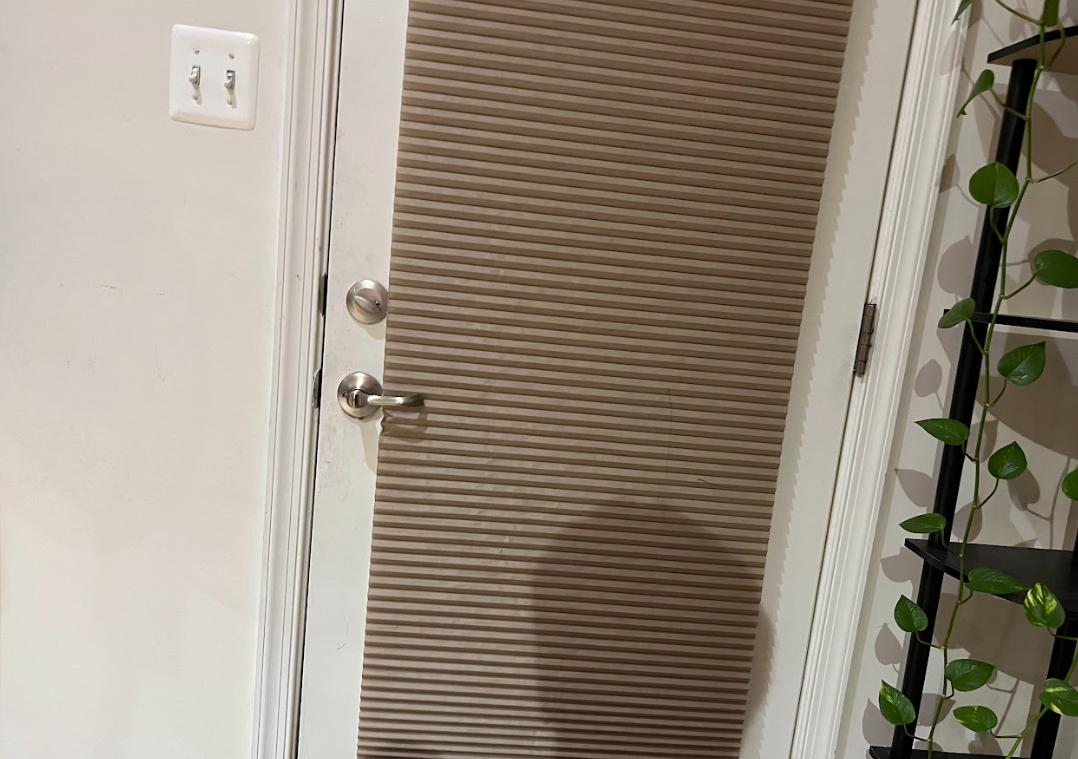
#> input picture doorex1.png, 1078 x 759 px
$ jupyter execute templatetest.ipynb
#> lines starting #> are read from the running program, lines starting #| are printed output that depends on the picture
[cell 1]
import cv2
import numpy as np

img_rgb = cv2.imread('doorex1.png')
#> img_rgb is the input picture: shape (759, 1078, 3); mean B, G, R 126.9, 140.8, 151.2
template = cv2.imread('template_closed2.png')
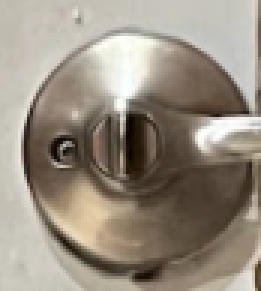
#> input picture template_closed2.png, 87 x 97 px (shown 3 times larger)
#> template is the input picture: shape (97, 87, 3); mean B, G, R 129, 142.3, 151.9
w, h = template.shape[:-1]
#> w = 97; h = 87

res = cv2.matchTemplate(img_rgb, template, cv2.TM_CCOEFF_NORMED)
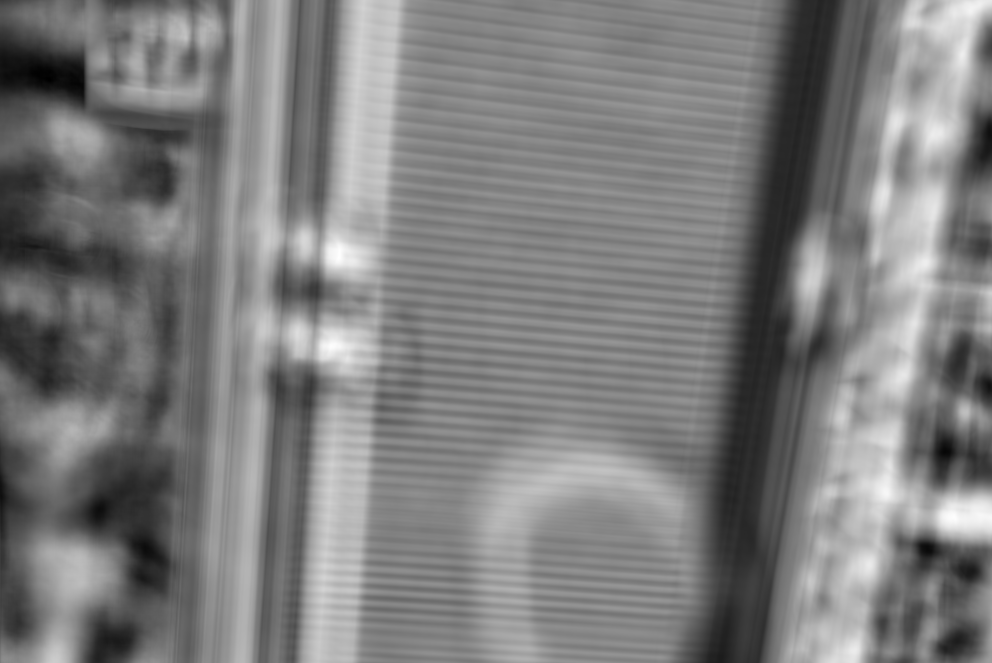
#> res: shape (663, 992) float32; min -0.463, max 0.473, mean -0.00251; drawn with min black and max white
threshold = .5
loc = np.where(res >= threshold)
#> loc = (empty array, empty array)
for pt in zip(*loc[::-1]):  # Switch columns and rows
    cv2.rectangle(img_rgb, pt, (pt[0] + w, pt[1] + h), (0, 0, 255), 2)
#> this loop made 0 passes

cv2.imwrite('result.png',img_rgb)
#> Out = True
